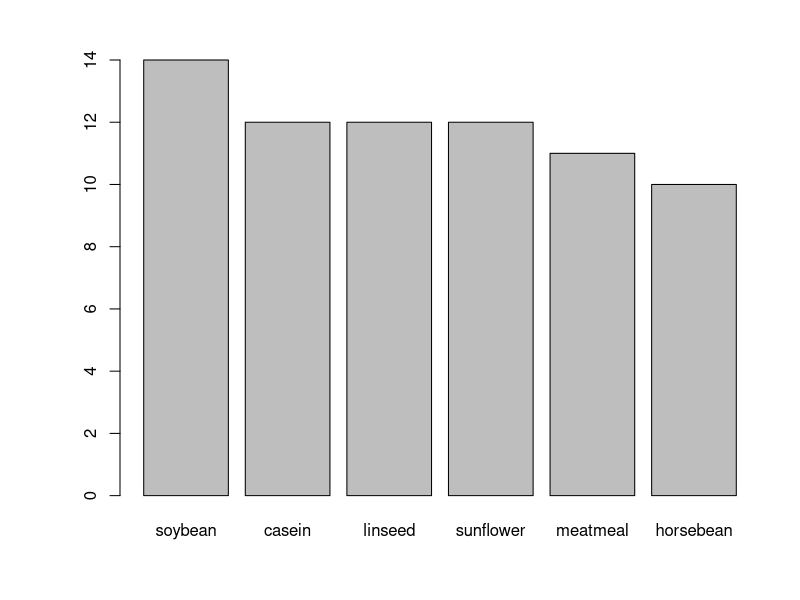
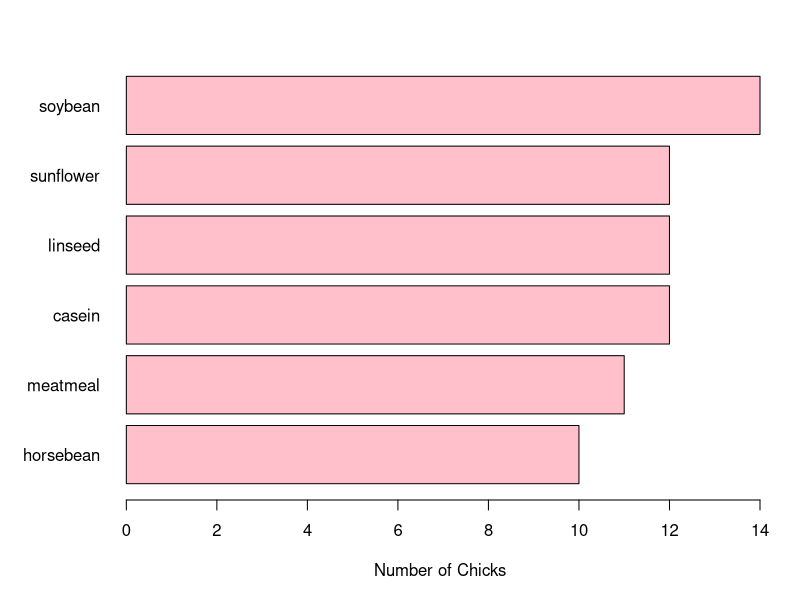
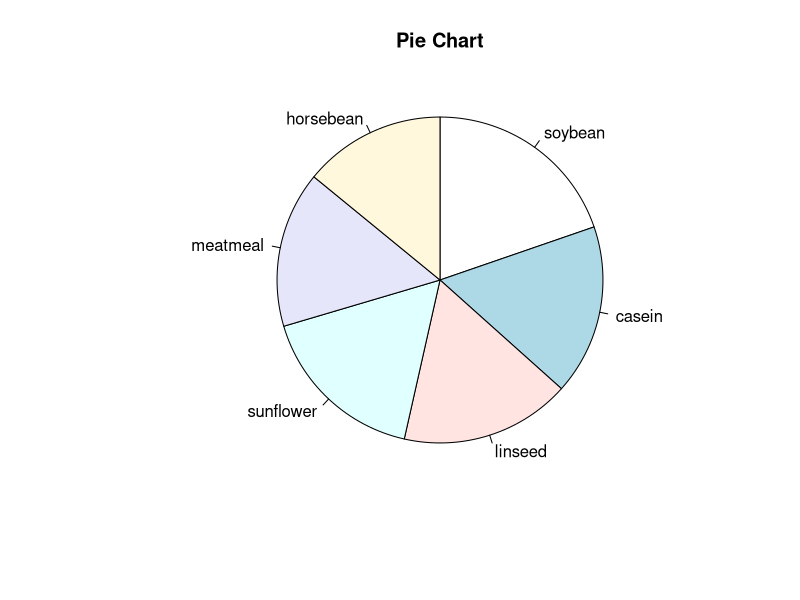
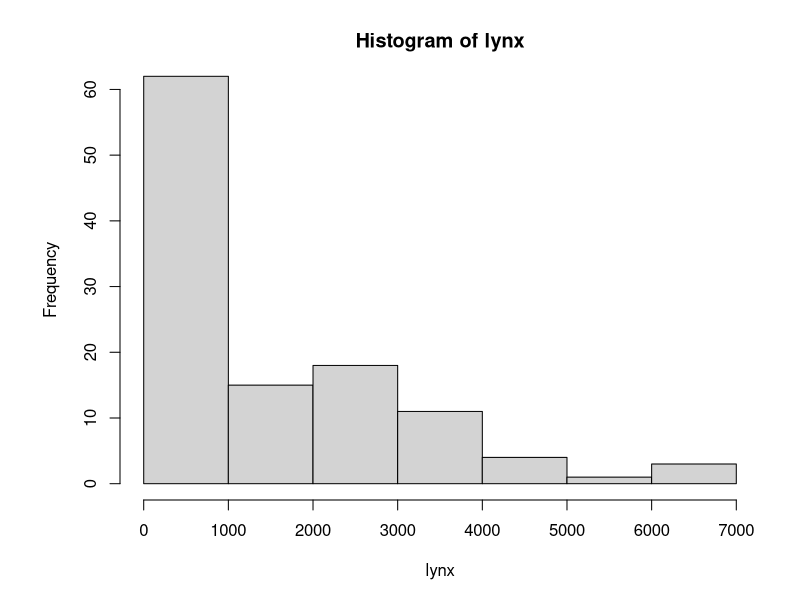
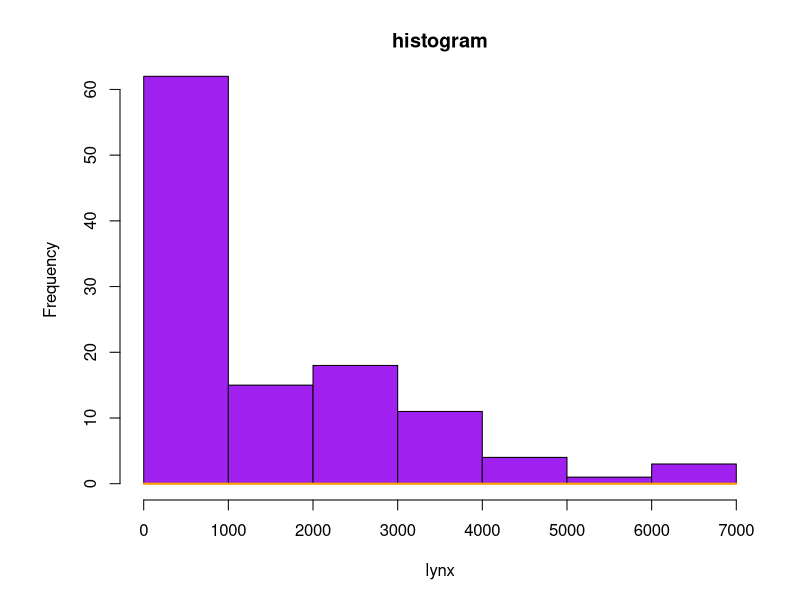
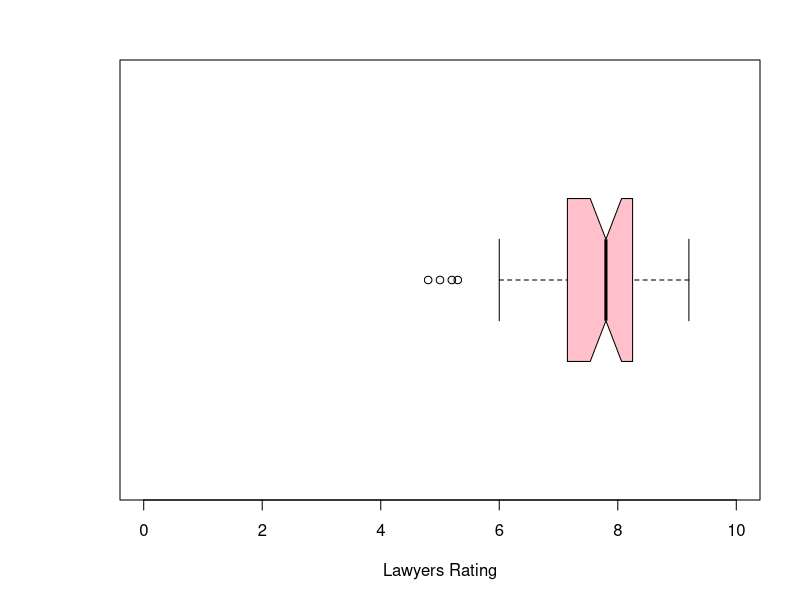

Write R code to recreate these figures, in order.
# R statistics


# bar plot
feeds <- table(chickwts$feed)
par(oma = c(1,1,1,1))
par(mar = c(4,5,2,1))
barplot(feeds[order(feeds, decreasing = T)])
barplot(feeds[order(feeds)], horiz = T, xlab = "Number of Chicks", las = 1, col = "pink")


# pie chart
d <- table(chickwts$feed)
pie(d[order(d, decreasing = T)], clockwise = T, main = "Pie Chart")


# histogram
hist(lynx)
hist(lynx, breaks = 7, col = "purple", main = "histogram")
curve(dnorm(x, mean = mean(lynx), sd = sd(lynx)), col = "orange", lwd = 2, add = T)


# box plot
boxplot(USJudgeRatings$RTEN, horizontal=TRUE,
        xlab="Lawyers Rating", notch=TRUE,
        ylim=c(0, 10), col="pink")





